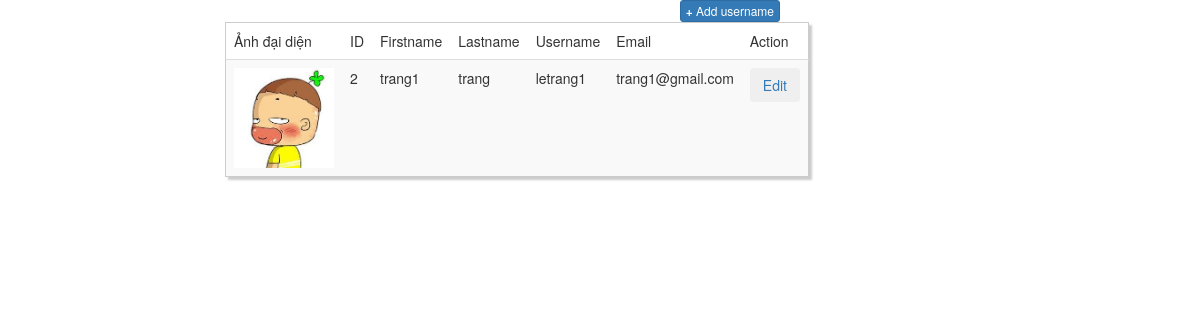
Page /BAITAP/users/ptable.php (signed in) on the committed database.
### tables this page shows
CREATE TABLE `user` (
  `id` int(11) NOT NULL,
  `Avatar` varchar(50) NOT NULL,
  `firstname` varchar(50) NOT NULL,
  `lastname` varchar(50) NOT NULL,
  `username` varchar(50) NOT NULL,
  `email` varchar(50) NOT NULL,
  `password` varchar(50) NOT NULL,
  `admin` bit(1) NOT NULL
);

### BAITAP/users/ptable.php (the view, shortened to what this page needs)
<?php
        $dbserver ='localhost';
        $dbus ='root';
        $password='';
        $dbname ='login';
        $connect_mysql = mysqli_connect($dbserver, $dbus, $password,$dbname);
        $isAdmin = 0;
        if(isset($_COOKIE['Admin'])) {
            $isAdmin = $_COOKIE['Admin'];
        }
        if($isAdmin == 1){
            $sql ="SELECT * FROM`user`";
        }else{
            $sql ="SELECT * FROM`user` WHERE `email` = '" . $_COOKIE['email'] . "'";
        }
        $result = mysqli_query( $connect_mysql,$sql);
 ?>
<!DOCTYPE html>
<html lang="en">
<head>
    <link href="//netdna.bootstrapcdn.com/bootstrap/3.0.0/css/bootstrap.min.css" rel="stylesheet" id="bootstrap-css">
</head>
<body>
<div class="container-fluid">
    <div class="row col-md-6 col-md-offset-2 custyle">
<form  method="POST">
<table class="table table-striped custab">
        <thead>
       <a href="../registration/sigin.php" class="btn btn-primary btn-xs pull-right"><b>+</b> Add username</a>
            <tr>
                <td>Ảnh đại diện</td>
                <td>ID</td>
                <td>Firstname</td>
                <td>Lastname</td>
                <td>Username</td>
                <td>Email</td>
                <td>Action</td>
            </tr>
        </thead>
        <tbody>
            <?php while($rows = mysqli_fetch_array($result)){?>
            <tr>
                <td>
                <?php
                    if ($rows['Avatar']) {
                        echo "<img src=\"../uploads/".$rows['Avatar']."\" alt=\"\"width=\"100px\">";
                    }
                ?>
                </td>
                <td><?php echo $rows['id'];?></td>
                <td><?php echo $rows['firstname'];?></td>
                <td><?php echo $rows['lastname'];?></td>
                <td><?php echo $rows['username'];?></td>
                <td><?php echo $rows['email'];?></td>
                <?php
                echo "<td><button class=\"btn\"><a href=\"pupdate.php?id=".$rows['id']."\">Edit</a></button>";
                echo '</td>'
                ?>
            </tr>
            <?php } ?>
        </tbody>
    </table>
    </form>
 </div>
</div>
</body>
</html>

### BAITAP/users/ptable.php (style rules this page uses)
.custab { border: 1px solid #ccc; padding: 5px; margin: 5% 0; box-shadow: 3px 3px 2px #ccc; transition: 0.5s; }

### rows in the picture
user: Avatar (picture), id "2", firstname "trang1", lastname "trang", username "letrang1", email "trang1@gmail.com"
